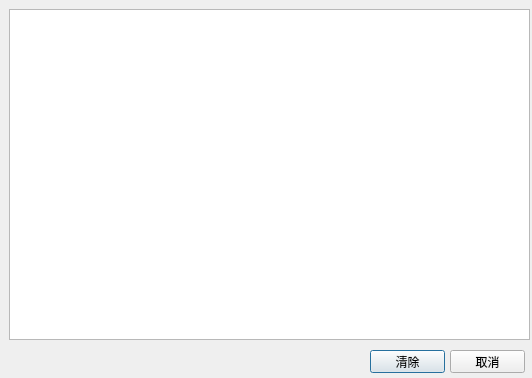
<?xml version="1.0" encoding="UTF-8"?>
<ui version="4.0">
 <class>Dialog_Mem</class>
 <widget class="QDialog" name="Dialog_Mem">
  <property name="geometry">
   <rect>
    <x>0</x>
    <y>0</y>
    <width>532</width>
    <height>378</height>
   </rect>
  </property>
  <property name="windowTitle">
   <string>查找</string>
  </property>
  <property name="windowIcon">
   <iconset>
    <normaloff>X.ico</normaloff>X.ico</iconset>
  </property>
  <widget class="QTextBrowser" name="memory_content">
   <property name="geometry">
    <rect>
     <x>9</x>
     <y>9</y>
     <width>521</width>
     <height>331</height>
    </rect>
   </property>
  </widget>
  <widget class="QPushButton" name="mem_content_clear">
   <property name="geometry">
    <rect>
     <x>370</x>
     <y>350</y>
     <width>75</width>
     <height>23</height>
    </rect>
   </property>
   <property name="text">
    <string>清除</string>
   </property>
  </widget>
  <widget class="QPushButton" name="mem_content_cancel">
   <property name="geometry">
    <rect>
     <x>450</x>
     <y>350</y>
     <width>75</width>
     <height>23</height>
    </rect>
   </property>
   <property name="text">
    <string>取消</string>
   </property>
  </widget>
 </widget>
 <resources/>
 <connections/>
</ui>
